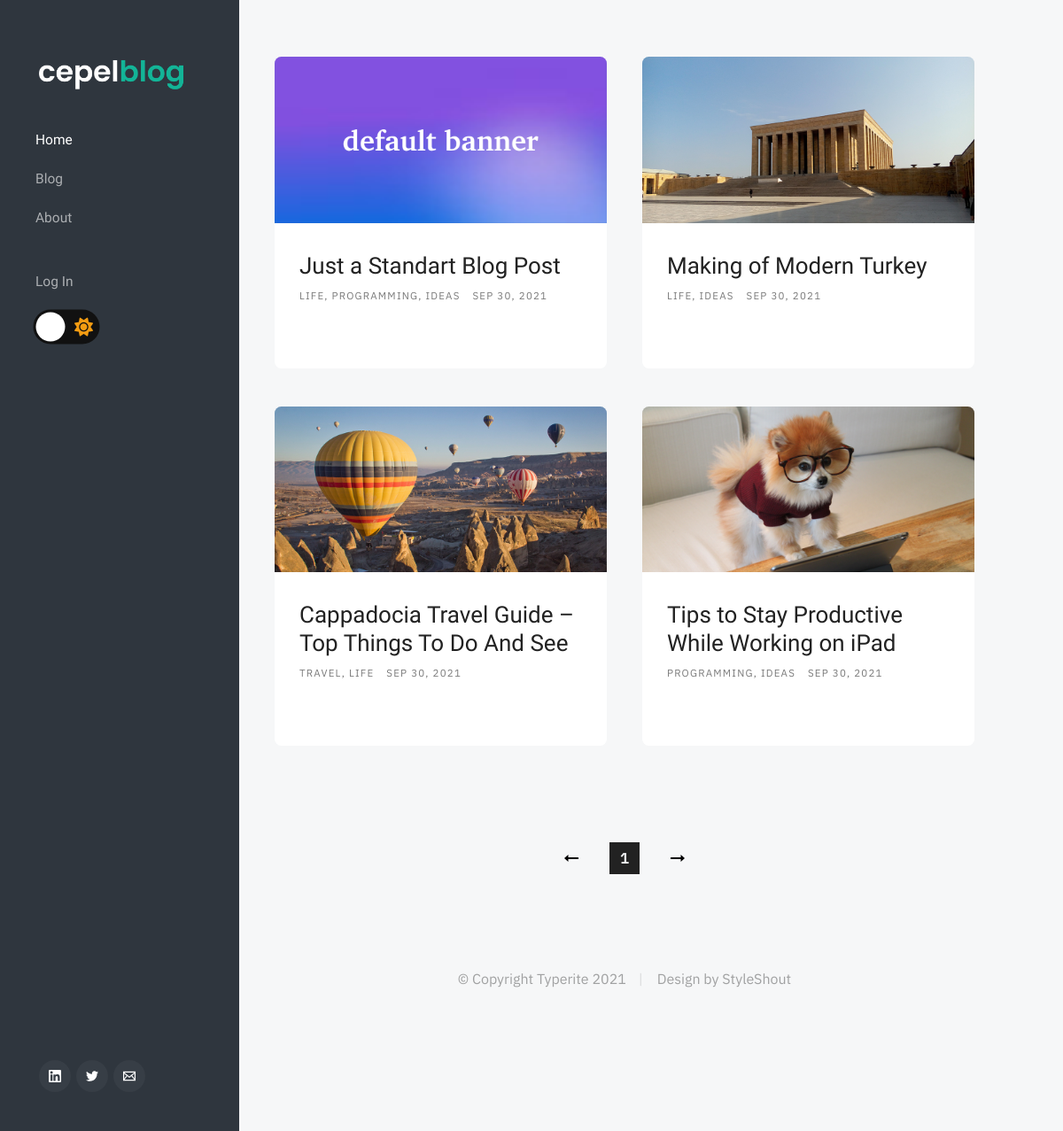
Page /blog on the committed database.
### cepelblog/models.py (models this page shows, shortened)
class BlogPost(db.Model):
    __tablename__ = "blogposts"
    users = db.relationship('User')
    tags = db.relationship('Tag', secondary=tag_post_table)
    id = db.Column(db.Integer, primary_key=True)
    user_id = db.Column(db.Integer, db.ForeignKey('users.id'), nullable=True)
    banner_image = db.Column(db.String(64), nullable=False, default='default_banner.png')
    date = db.Column(db.DateTime, nullable=False, default=datetime.utcnow)
    title = db.Column(db.String(140), nullable=False)
    text = db.Column(db.Text, nullable=False)

class Tag(db.Model):
    __tablename__ = "tags"
    id = db.Column(db.Integer, primary_key=True)
    name = db.Column(db.String(64), unique=True)
    def __repr__(self):
        return self.name

### cepelblog/core/views.py (the view)
@core.route('/blog')
def blog():
    page = request.args.get('page', 1, type=int)
    blog_posts = BlogPost.query.order_by(BlogPost.date.desc()).paginate(page=page, per_page=10, error_out=False)
    tags = Tag.query.all()
    return render_template('blog.html', blog_posts=blog_posts, tags=tags)

### cepelblog/templates/blog.html (shortened to what this page needs)
{% extends "base.html" %}
{% block content %}
<div class="masonry">
    {% for post in blog_posts.items %}
    <article class="masonry__brick entry format-standard animate-this">
        <div class="entry__thumb">
            <a href="{{ url_for('blog_posts.blog_post', blog_post_id=post.id) }}" class="entry__thumb-link">
                <img src="{{ url_for('static', filename='blog_banners/'+post.banner_image) }}">
            </a>
        </div>
        <div class="entry__text">
            <div class="entry__header">
                <h2 class="entry__title">
                    <a href="{{ url_for('blog_posts.blog_post', blog_post_id=post.id) }}">
                        {{ post.title }}
                    </a>
                </h2>
                <div class="entry__meta">
                    <span class="entry__meta-cat">
                        {% for tag in post.tags %}
                        <a href="{{ url_for('blog_posts.tag', tag_name=tag) }}">{{ tag }}</a>
                        {% endfor %}
                    </span>
                    <span class="entry__meta-date">
                        <a href="single-standard.html">{{ post.date.strftime('%b %d, %Y') }}</a>
                    </span>
                </div>
            </div>
        </div>
    </article>
    {% endfor %}
</div>
<div class="row">
    <div class="column large-full">
        <nav class="pgn animate-this">
            <ul>
                {% for page_num in blog_posts.iter_pages(left_edge=1, right_edge=1, left_current=2, right_current=2) %}
                    {% if blog_posts.has_prev%}
                        <li><a class="pgn__prev" href="{{ url_for('core.blog', page=blog_posts.page-1) }}">Prev</a></li>
                    {% else %}
                        <li><a class="pgn__prev" href="{{ url_for('core.blog', page=blog_posts.page) }}">Prev</a></li>
                    {% endif%}
                    {% if blog_posts.page == page_num %}
                        <li><a class="pgn__num current" href="{{ url_for('core.blog', page=blog_posts.page) }}">{{ page_num }}</a></li>
                    {% elif page_num == none %}
                        <li><span class="pgn__num dots">...</span></li>
                    {% else %}
                        <li><a class="pgn__num" href="{{ url_for('core.blog', page=page_num) }}">{{ page_num }}</a></li>
                    {% endif %}
                    {% if blog_posts.has_next %}
                        <li><a class="pgn__next" href="{{ url_for('core.blog', page=blog_posts.page+1) }}">Next</a></li>
                    {% else%}
                        <li><a class="pgn__next" href="{{ url_for('core.blog', page=blog_posts.page) }}">Next</a></li>
                    {% endif%}
                {% endfor %}
            </ul>
        </nav>
    </div>
</div>
{% endblock %}

### cepelblog/static/css/base.css (style rules this page uses)
html { line-height : 1.15; -webkit-text-size-adjust : 100%; }
body { margin : 0; }
a { background-color : transparent; }
img { border-style : none; }
html { font-size : 62.5%; box-sizing : border-box; }
*, *::before, *::after { box-sizing : inherit; }
body { font-weight : normal; line-height : 1; word-wrap : break-word; -moz-font-smoothing : grayscale; -moz-osx-font-smoothing : grayscale; -webkit-font-smoothing : antialiased; -webkit-overflow-scrolling : touch; -webkit-text-size-adjust : none; }
svg, img, video embed, iframe, object { max-width : 100%; height : auto; }
div, dl, dt, dd, ul, ol, li, h1, h2, h3, h4, h5, h6, pre, form, p, blockquote, th, td { margin : 0; padding : 0; }
ol, ul { list-style : none; }
li { display : block; }
a { text-decoration : none; line-height : inherit; }
a img { border : none; }
.row { width : 89%; max-width : 1200px; margin : 0 auto; display : -ms-flexbox; display : -webkit-flex; display : flex; -webkit-flex-flow : row wrap; -ms-flex-flow : row wrap; flex-flow : row wrap; }
.column { -webkit-flex : 1 1 0%; -ms-flex : 1 1 0%; flex : 1 1 0%; padding : 0 20px; }
.large-12, .large-full { -webkit-flex : 0 0 100%; -ms-flex : 0 0 100%; flex : 0 0 100%; max-width : 100%; }
@media screen and (max-width: 1200px) { .column { padding : 0 16px; } }

### cepelblog/static/css/style.css (style rules this page uses)
.masonry .entry__thumb { border-radius: 0.75rem 0.75rem 0rem 0rem; }
.masonry__brick { padding: 0rem 2rem 0rem 2rem; }
body { --text-color: #222; --bkg-color: #f6f7f8; --blog-bg-color: white; --content-color: rgb(41, 41, 41); }
body { background: var(--bkg-color); color: var(--text-color); }
.entry__content h1, h2, h3, h4, h5, h6, blockquote p, ul li, p { color: var(--text-color); }
.masonry .entry__text { background-color: var(--blog-bg-color); border-radius: 0rem 0rem 0.75rem 0.75rem; }
.masonry .entry__title a { color: var(--text-color); }
.masonry .entry__meta a { color: var(--text-color); opacity: 0.6; }
.pgn__num { color: var(--text-color); }
* { box-sizing: border-box; }
body { transition: background 0.2s linear; }
.pgn .current, .pgn .current:hover { background-color: var(--text-color); color: var(--bkg-color); }
.pgn__prev { background-image: url('../img/icons/icon-arrow-left.svg'); }
.pgn__next { background-image: url('../img/icons/icon-arrow-right.svg'); }

### rows in the picture
BlogPost: banner_image (placeholder picture), title "Just a Standart Blog Post", date "SEP 30, 2021"
Tag: name "LIFE"
Tag: name "PROGRAMMING"
Tag: name "IDEAS"
BlogPost: banner_image (picture), title "Making of Modern Turkey", date "SEP 30, 2021"
BlogPost: banner_image (picture), title "Cappadocia Travel Guide – Top Things To Do And See", date "SEP 30, 2021"
Tag: name "TRAVEL"
BlogPost: banner_image (picture), title "Tips to Stay Productive While Working on iPad", date "SEP 30, 2021"

### other values in the picture
{{ page_num }} "1"
